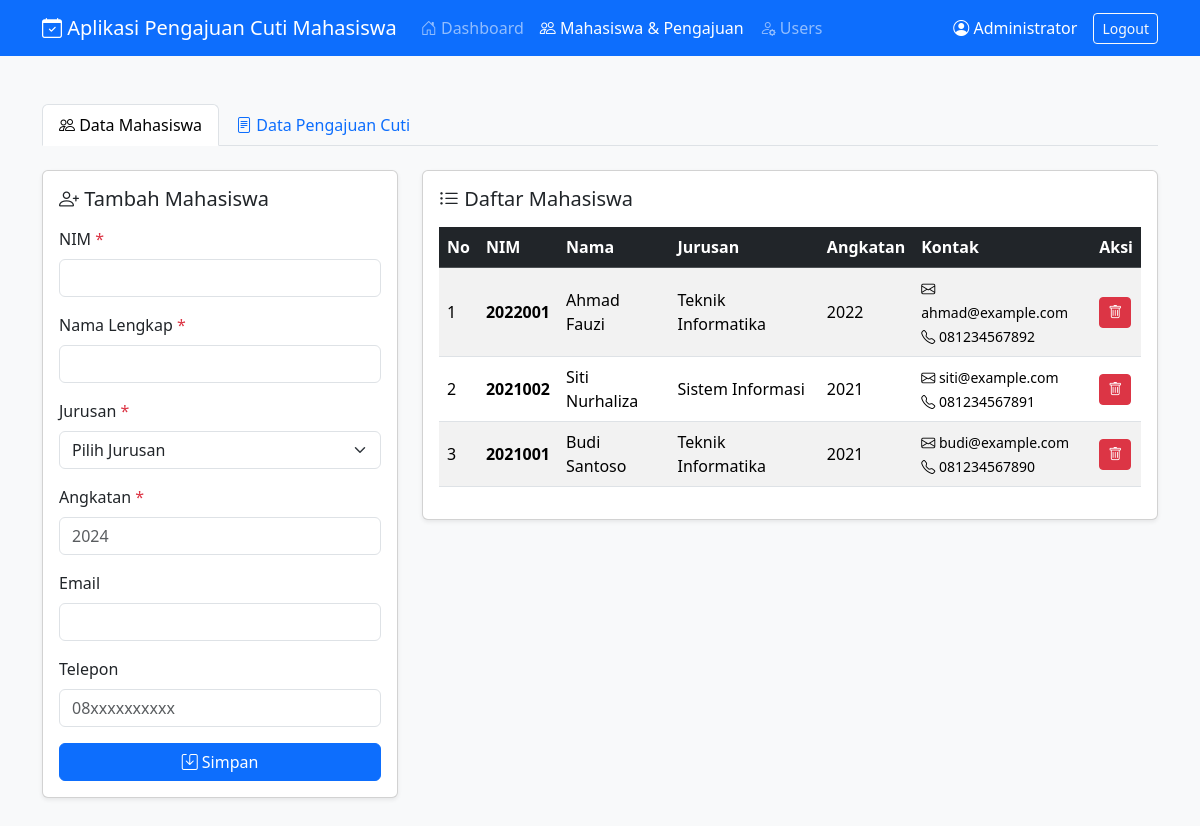
The page /mahasiswa.php (signed in) on the database its author committed.
### tables this page shows
CREATE TABLE IF NOT EXISTS `mahasiswa` (
  `nim` VARCHAR(20) NOT NULL,
  `nama` VARCHAR(100) NOT NULL,
  `jurusan` VARCHAR(100) NOT NULL,
  `angkatan` VARCHAR(4) NOT NULL,
  `email` VARCHAR(100),
  `telepon` VARCHAR(20),
  `created_at` TIMESTAMP NOT NULL DEFAULT CURRENT_TIMESTAMP,
  `updated_at` TIMESTAMP NOT NULL DEFAULT CURRENT_TIMESTAMP ON UPDATE CURRENT_TIMESTAMP,
  PRIMARY KEY (`nim`),
  INDEX `idx_nama` (`nama`),
  INDEX `idx_jurusan` (`jurusan`)
);

### mahasiswa.php (the view, shortened to what this page needs)
<?php
require_once __DIR__ . '/db.php';
function e(string $s): string
{
  return htmlspecialchars($s, ENT_QUOTES | ENT_SUBSTITUTE, 'UTF-8');
}
$namalengkap = (string) ($_SESSION['namalengkap'] ?? '');
$user_role = (string) ($_SESSION['role'] ?? 'user');
$mahasiswa_list = [];
if ($user_role === 'mahasiswa') {
  $my_nim = $_SESSION['nim'] ?? '';
  $stmt = $pdo->prepare('SELECT nim, nama, jurusan, angkatan, email, telepon, created_at FROM mahasiswa WHERE nim = ?');
  $stmt->execute([$my_nim]);
  $mahasiswa_list = $stmt->fetchAll();
} else {
  $stmt = $pdo->prepare('SELECT nim, nama, jurusan, angkatan, email, telepon, created_at FROM mahasiswa ORDER BY nim DESC');
  $stmt->execute();
  $mahasiswa_list = $stmt->fetchAll();
}
$active_tab = 'mahasiswa';
?>
<!doctype html>
<html lang="id">
<head>
  <link href="https://cdn.jsdelivr.net/npm/bootstrap@5.3.2/dist/css/bootstrap.min.css" rel="stylesheet">
  <link href="https://cdn.jsdelivr.net/npm/bootstrap-icons@1.11.1/font/bootstrap-icons.css" rel="stylesheet">
</head>
<body class="bg-light">
  <nav class="navbar navbar-expand-lg navbar-dark bg-primary mb-4">
    <div class="container">
      <a class="navbar-brand" href="dashboard.php"><i class="bi bi-calendar-check"></i> Aplikasi Pengajuan Cuti
        Mahasiswa</a>
      <div class="collapse navbar-collapse" id="navbarNav">
        <ul class="navbar-nav me-auto">
          <li class="nav-item">
            <a class="nav-link" href="dashboard.php"><i class="bi bi-house-door"></i> Dashboard</a>
          </li>
          <li class="nav-item">
            <a class="nav-link active" href="mahasiswa.php"><i class="bi bi-people"></i> Mahasiswa & Pengajuan</a>
          </li>
          <?php if ($user_role !== 'mahasiswa'): ?>
            <li class="nav-item">
              <a class="nav-link" href="users.php"><i class="bi bi-person-gear"></i> Users</a>
            </li>
          <?php endif; ?>
        </ul>
        <div class="d-flex align-items-center text-white">
          <span class="me-3"><i class="bi bi-person-circle"></i> <?php echo e($namalengkap); ?></span>
          <a href="logout.php" class="btn btn-outline-light btn-sm">Logout</a>
        </div>
      </div>
    </div>
  </nav>
  <div class="container py-4">
    <ul class="nav nav-tabs mb-4" id="myTab" role="tablist">
      <li class="nav-item" role="presentation">
        <button class="nav-link <?= $active_tab === 'mahasiswa' ? 'active' : '' ?>" id="mahasiswa-tab"
          data-bs-toggle="tab" data-bs-target="#mahasiswa-pane" type="button" role="tab"><i class="bi bi-people"></i>
          Data Mahasiswa</button>
      </li>
      <li class="nav-item" role="presentation">
        <button class="nav-link <?= $active_tab === 'pengajuan' ? 'active' : '' ?>" id="pengajuan-tab"
          data-bs-toggle="tab" data-bs-target="#pengajuan-pane" type="button" role="tab"><i class="bi bi-file-text"></i>
          Data Pengajuan Cuti</button>
      </li>
    </ul>
    <div class="tab-content" id="myTabContent">
      <div class="tab-pane fade <?= $active_tab === 'mahasiswa' ? 'show active' : '' ?>" id="mahasiswa-pane"
        role="tabpanel">
        <div class="row">
          <?php if ($user_role !== 'mahasiswa'): ?>
            <div class="col-lg-4 mb-4">
              <div class="card shadow-sm">
                <div class="card-body" id="mahasiswa-form">
                  <h5 class="card-title mb-3"><i class="bi bi-person-plus"></i> Tambah Mahasiswa</h5>
                  <form hx-post="add_mahasiswa.php" hx-target="#mahasiswa-form" hx-swap="outerHTML">
                    <div class="mb-3">
                      <label class="form-label">NIM <span class="text-danger">*</span></label>
                      <input name="nim" class="form-control" required>
                    </div>
                    <div class="mb-3">
                      <label class="form-label">Nama Lengkap <span class="text-danger">*</span></label>
                      <input name="nama" class="form-control" required>
                    </div>
                    <div class="mb-3">
                      <label class="form-label">Jurusan <span class="text-danger">*</span></label>
                      <select name="jurusan" class="form-select" required>
                        <option value="">Pilih Jurusan</option>
                      </select>
                    </div>
                    <div class="mb-3">
                      <label class="form-label">Angkatan <span class="text-danger">*</span></label>
                      <input name="angkatan" type="number" class="form-control" placeholder="2024" required>
                    </div>
                    <div class="mb-3">
                      <label class="form-label">Email</label>
                      <input name="email" type="email" class="form-control">
                    </div>
                    <div class="mb-3">
                      <label class="form-label">Telepon</label>
                      <input name="telepon" class="form-control" placeholder="08xxxxxxxxxx">
                    </div>
                    <button class="btn btn-primary w-100"><i class="bi bi-save"></i> Simpan</button>
                  </form>
                </div>
              </div>
            </div>
          <?php endif; ?>
          <div class="<?= $user_role === 'mahasiswa' ? 'col-12' : 'col-lg-8' ?>">
            <div class="card shadow-sm">
              <div class="card-body">
                <h5 class="card-title mb-3"><i class="bi bi-list-ul"></i> Daftar Mahasiswa</h5>
                <?php if (count($mahasiswa_list) > 0): ?>
                  <div class="table-responsive" id="mahasiswa-table">
                    <table class="table table-striped table-hover align-middle">
                      <thead class="table-dark">
                        <tr>
                          <th>No</th>
                          <th>NIM</th>
                          <th>Nama</th>
                          <th>Jurusan</th>
                          <th>Angkatan</th>
                          <th>Kontak</th>
                          <th>Aksi</th>
                        </tr>
                      </thead>
                      <tbody>
                        <?php foreach ($mahasiswa_list as $i => $mhs): ?>
                          <tr id="row-<?= e($mhs['nim']) ?>">
                            <td><?= $i + 1 ?></td>
                            <td><strong><?= e($mhs['nim']) ?></strong></td>
                            <td><?= e($mhs['nama']) ?></td>
                            <td><?= e($mhs['jurusan']) ?></td>
                            <td><?= e($mhs['angkatan']) ?></td>
                            <td>
                              <?php if ($mhs['email']): ?>
                                <small><i class="bi bi-envelope"></i> <?= e($mhs['email']) ?></small><br>
                              <?php endif; ?>
                              <?php if ($mhs['telepon']): ?>
                                <small><i class="bi bi-telephone"></i> <?= e($mhs['telepon']) ?></small>
                              <?php endif; ?>
                            </td>
                            <td>
                              <?php if ($user_role !== 'mahasiswa'): ?>
                                <button class="btn btn-sm btn-danger" hx-post="delete_mahasiswa.php"
                                  hx-vals='{"nim": "<?= e($mhs['nim']) ?>"}' hx-target="#row-<?= e($mhs['nim']) ?>"
                                  hx-swap="outerHTML" hx-confirm="Yakin ingin menghapus mahasiswa <?= e($mhs['nama']) ?>?">
                                  <i class="bi bi-trash"></i>
                                </button>
                              <?php endif; ?>
                            </td>
                          </tr>
                        <?php endforeach; ?>
                      </tbody>
                    </table>
                  </div>
                <?php else: ?>
                  <div class="alert alert-info">
                    <i class="bi bi-info-circle"></i> Belum ada data mahasiswa. Silakan tambahkan data baru.
                  </div>
                <?php endif; ?>
              </div>
            </div>
          </div>
        </div>
      </div>
    </div>
  </div>
</body>
</html>

### rows shown on the page
mahasiswa: nim "2022001", nama "Ahmad Fauzi", jurusan "Teknik Informatika", angkatan "2022", email "ahmad@example.com", telepon "081234567892"
mahasiswa: nim "2021002", nama "Siti Nurhaliza", jurusan "Sistem Informasi", angkatan "2021", email "siti@example.com", telepon "081234567891"
mahasiswa: nim "2021001", nama "Budi Santoso", jurusan "Teknik Informatika", angkatan "2021", email "budi@example.com", telepon "081234567890"

### other values the page prints
$namalengkap "Administrator"
